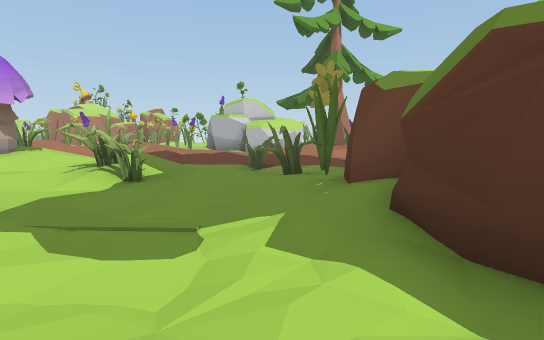
[1] (above)

24 first-person views from a walk through a 3-D level made in the Unity game engine. The camera is 1.3 m above the floor, tilts 6° down and sees 80° across. The floor is counted in squares, 2 m on a side. Each view is taken from the middle of a square. On the plan, view 1 faces up. The plan holds only what a view shows up to about 10 squares ahead; the rest is blank. The place goes on beyond the plan.

[2]
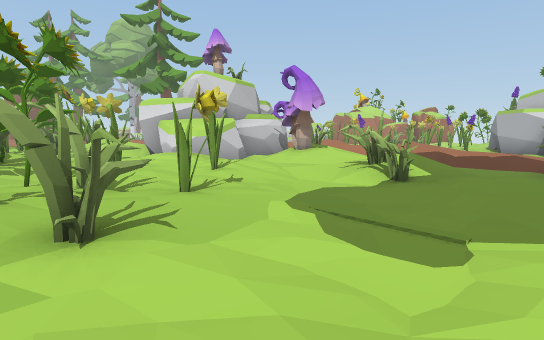

[3]
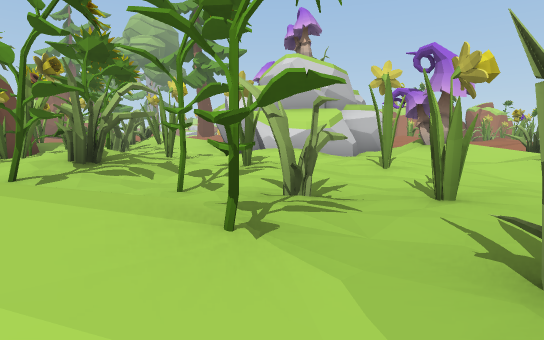

[4]
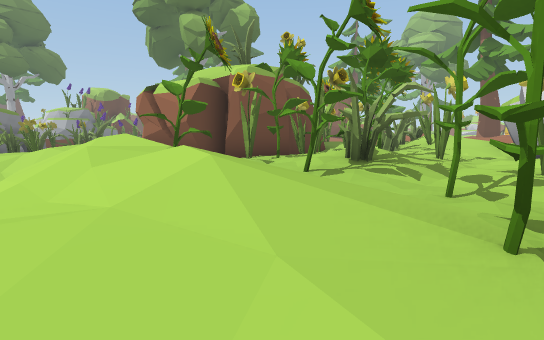

[5]
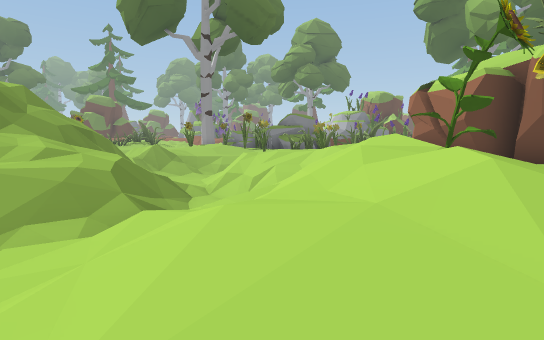

[6]
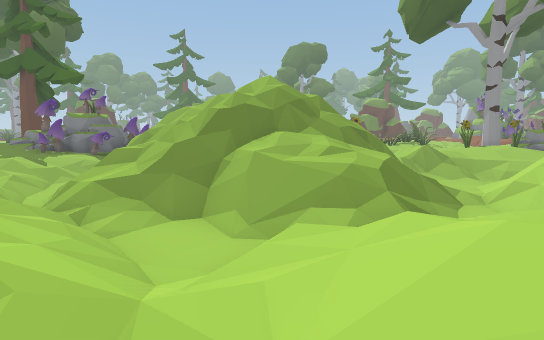

[7]
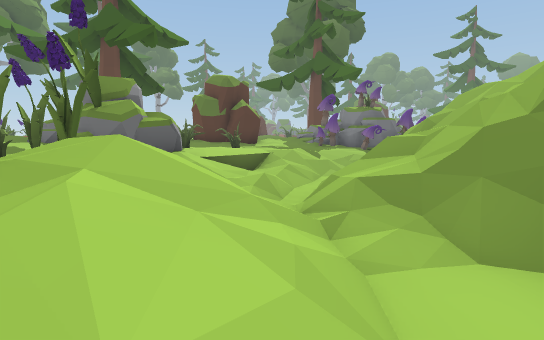

[8]
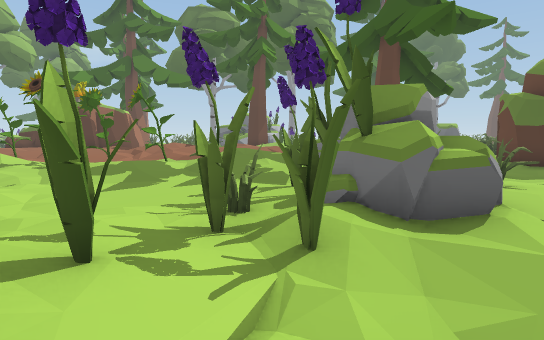

[9]
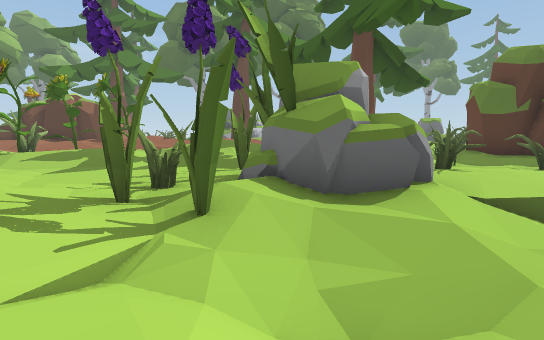

[10]
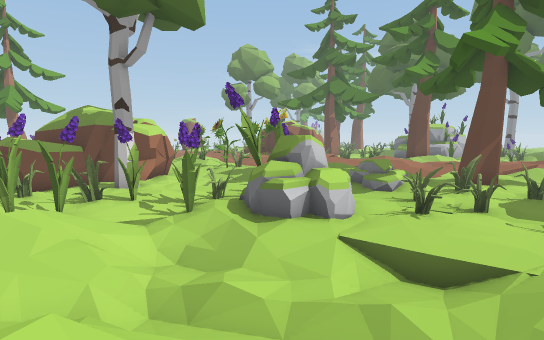

[11]
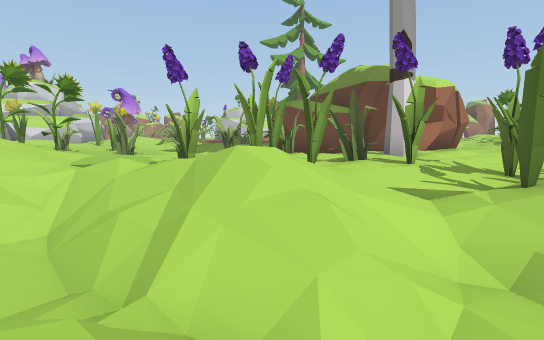

[12]
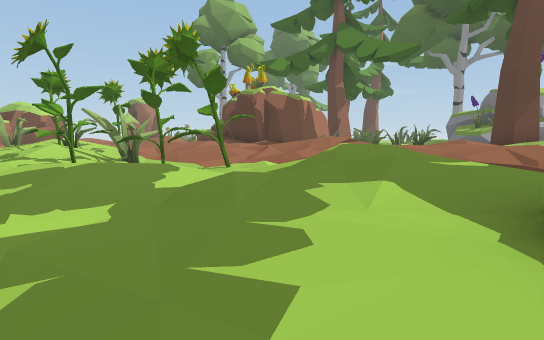

[13]
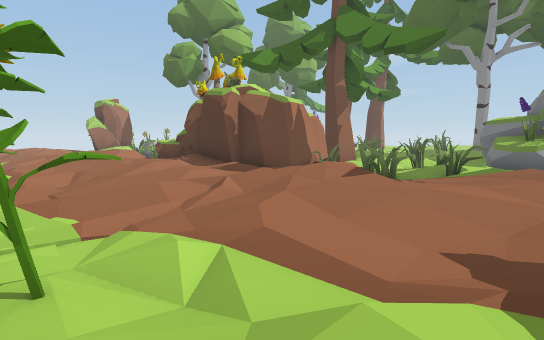

[14]
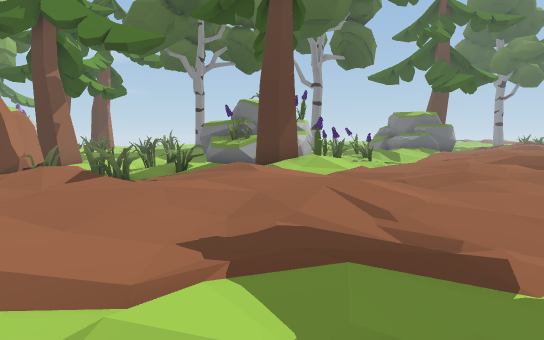

[15]
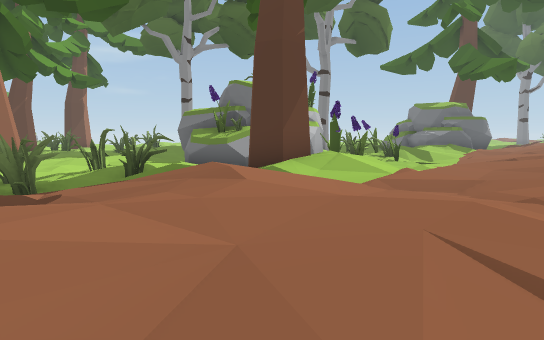

[16]
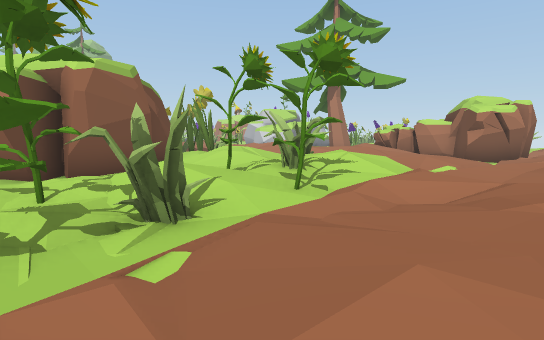

[17]
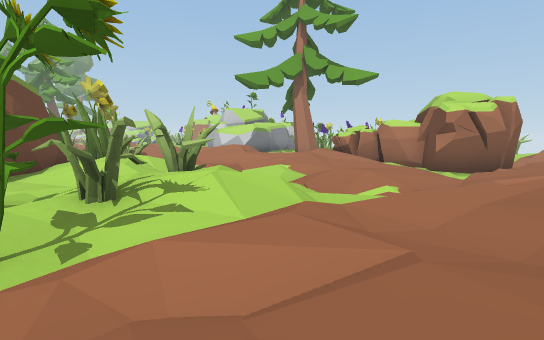

[18]
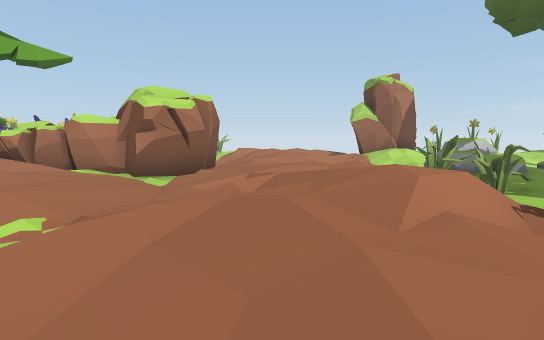

[19]
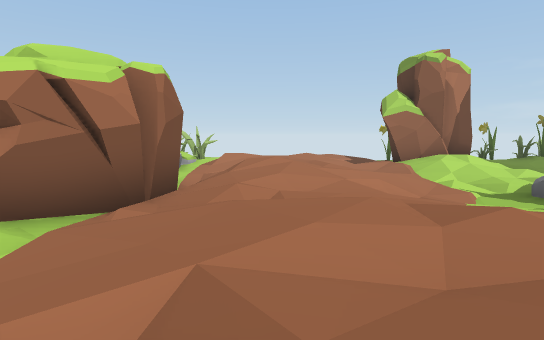

[20]
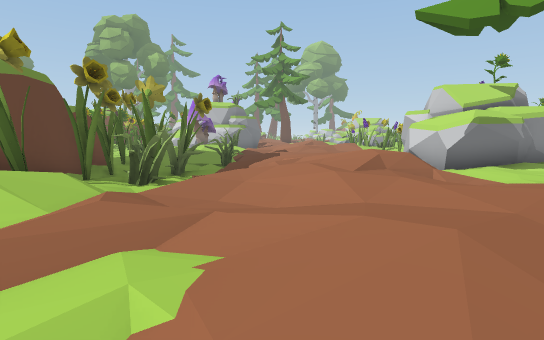

[21]
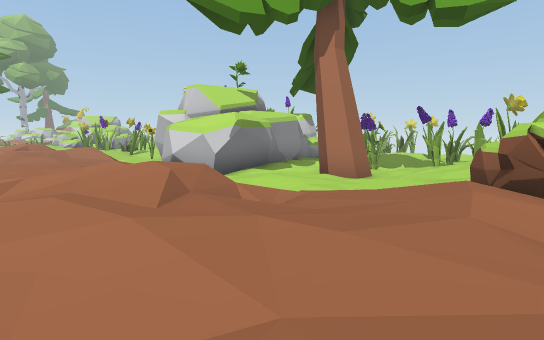

[22]
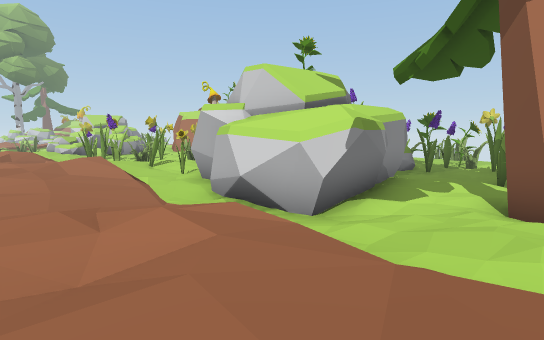

[23]
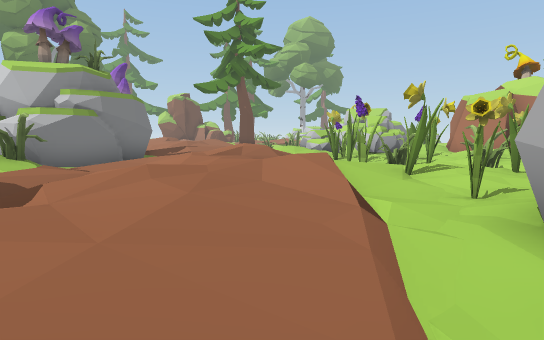

[24]
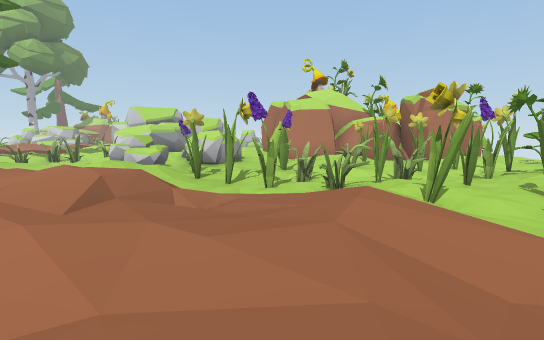

### Floor plan
Key: @ floor where view 1 was taken; # wall or solid block; x gap in a wall; . main floor; : floor 0.25 m higher than the main floor; - floor 0.25 m lower than the main floor; + floor 0.5 m higher than the main floor; _ floor 0.5 m lower than the main floor; * floor 0.75 m higher than the main floor; % floor 1 m higher than the main floor; < floor 1.25 m lower than the main floor; ( floor 1.5 m lower than the main floor; ! floor 1.75 m lower than the main floor; ? floor 2 m lower than the main floor; / step, stairs or slope; = window, fence, low wall or low ledge; ^ raised ledge; v drop or lower ground; O other object.
Columns run from 12 left of view 1 to 24 right of it. Each row starts with its distance up from view 1.
 20    +...#     -- .##     :++:..###
 19   ++:.#.    #-.#-#      :: :--/+:
 18  #.:.#..    ##.--.:#   O.- +.--/.
 17 O.#-..:#.    #.-#-.     _//+.._--
 16 ...-.#+:.#   #---..     #/+/.-_O
 15 O.x--.+#/#####-....^    #:+:/__O
 14 +://.:///.-_//-.:.:######/::.-_OO
 13 ++ //:++::.-.::///:++:._/:++:/##-
 12 +/ */++++::.:+++%/+++::./.++/=##
 11    /+//++::.:+:+++++++::/-//
 10     :.../.:.:://++:.++::../*
  9   ##/./:/-.-#.--/..:.:./-:+*/
  8    ####/# -_###_##/:.../..++/
  7     ##OO+ /  ---.#/+:#//../+
  6 ##  ##//.#/.######++/+*/:::++#
  5 +####....#...##  ##..:##:.++:#     ##
  4 ::../..#---..##   ##./##..++:##### .
  3 #......---__-/    ##.//x..:++     -.
  2 ###:..-##-__-#######..##-/:++   #--..
  1  #####-###_---x-###_-=.#_-//* /#-#.#.
  0  ##:#-..#-_-@.#-#/---:/x/.++//.x.::-#
 -1 ###.-#/+.__###-----__../_..++:::.:.#
 -2 #    /+/._-  -##--____///../++/+   #
 -3 #  #//////////##_##__-:/*:::++/:/# #
 -4 #    ///////////#=##_..//:/:+::./* ##
 -5    ////<//?//////OOO--O/ ..:::.://#/
 -6   ://(/=///!/////OO _-O   .::+::..-#
 -7   ://?/=//==/=/<//OO-_O    ::++..:.--
 -8   //=///%/vx////</_-#-x.    :+++++  -
 -9    /!  ===#=  ///=_-__-..      ++//.-
-10    /?==   =//  ?</____-#-      /%*++:
-11    !/=#   ///= ?/__ #_##

Where each view was taken, in squares from view 1:
view 1: 0 up, 0 right, facing up
view 2: 0 up, 0 right, facing up-left
view 3: 1 down, 3 left, facing up-left
view 4: 1 down, 3 left, facing left
view 5: 1 down, 3 left, facing down-left
view 6: 1 down, 3 left, facing down
view 7: 3 down, 2 left, facing down-right
view 8: 4 down, 1 right, facing right
view 9: 5 down, 1 right, facing right
view 10: 11 down, 0 right, facing up-right
view 11: 8 down, 1 right, facing up
view 12: 5 down, 8 right, facing up-right
view 13: 3 down, 11 right, facing up-right
view 14: 3 down, 11 right, facing right
view 15: 3 down, 14 right, facing right
view 16: 1 up, 14 right, facing up-left
view 17: 4 up, 14 right, facing up-left
view 18: 6 up, 14 right, facing up
view 19: 10 up, 14 right, facing up
view 20: 10 up, 10 right, facing left
view 21: 10 up, 8 right, facing up-left
view 22: 11 up, 4 right, facing up-left
view 23: 13 up, 0 right, facing left
view 24: 11 up, 4 left, facing up-left
